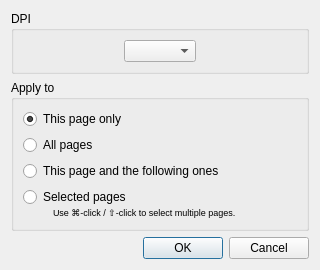
<?xml version="1.0" encoding="UTF-8"?>
<ui version="4.0">
 <class>output::ChangeDpiDialog</class>
 <widget class="QDialog" name="output::ChangeDpiDialog">
  <property name="windowModality">
   <enum>Qt::WindowModal</enum>
  </property>
  <property name="geometry">
   <rect>
    <x>0</x>
    <y>0</y>
    <width>320</width>
    <height>266</height>
   </rect>
  </property>
  <property name="windowTitle">
   <string>Apply Output Resolution</string>
  </property>
  <layout class="QVBoxLayout" name="verticalLayout">
   <item>
    <widget class="QGroupBox" name="dpiGroup">
     <property name="title">
      <string>DPI</string>
     </property>
     <layout class="QHBoxLayout" name="horizontalLayout">
      <item>
       <spacer name="horizontalSpacer_3">
        <property name="orientation">
         <enum>Qt::Horizontal</enum>
        </property>
        <property name="sizeHint" stdset="0">
         <size>
          <width>0</width>
          <height>1</height>
         </size>
        </property>
       </spacer>
      </item>
      <item>
       <widget class="QComboBox" name="dpiSelector">
        <property name="insertPolicy">
         <enum>QComboBox::NoInsert</enum>
        </property>
        <property name="duplicatesEnabled">
         <bool>true</bool>
        </property>
       </widget>
      </item>
      <item>
       <spacer name="horizontalSpacer_4">
        <property name="orientation">
         <enum>Qt::Horizontal</enum>
        </property>
        <property name="sizeHint" stdset="0">
         <size>
          <width>0</width>
          <height>1</height>
         </size>
        </property>
       </spacer>
      </item>
     </layout>
    </widget>
   </item>
   <item>
    <widget class="QGroupBox" name="groupBox_3">
     <property name="title">
      <string>Apply to</string>
     </property>
     <layout class="QVBoxLayout" name="verticalLayout_2">
      <item>
       <widget class="QRadioButton" name="thisPageRB">
        <property name="text">
         <string>This page only</string>
        </property>
        <property name="checked">
         <bool>true</bool>
        </property>
       </widget>
      </item>
      <item>
       <widget class="QRadioButton" name="allPagesRB">
        <property name="text">
         <string>All pages</string>
        </property>
       </widget>
      </item>
      <item>
       <widget class="QRadioButton" name="thisPageAndFollowersRB">
        <property name="text">
         <string>This page and the following ones</string>
        </property>
       </widget>
      </item>
      <item>
       <widget class="QWidget" name="selectedPagesWidget" native="true">
        <layout class="QVBoxLayout" name="verticalLayout_3">
         <property name="spacing">
          <number>0</number>
         </property>
         <property name="leftMargin">
          <number>0</number>
         </property>
         <property name="topMargin">
          <number>0</number>
         </property>
         <property name="rightMargin">
          <number>0</number>
         </property>
         <property name="bottomMargin">
          <number>0</number>
         </property>
         <item>
          <widget class="QRadioButton" name="selectedPagesRB">
           <property name="text">
            <string>Selected pages</string>
           </property>
          </widget>
         </item>
         <item>
          <layout class="QHBoxLayout" name="horizontalLayout_2">
           <property name="spacing">
            <number>0</number>
           </property>
           <item>
            <spacer name="horizontalSpacer_5">
             <property name="orientation">
              <enum>Qt::Horizontal</enum>
             </property>
             <property name="sizeType">
              <enum>QSizePolicy::Fixed</enum>
             </property>
             <property name="sizeHint" stdset="0">
              <size>
               <width>30</width>
               <height>0</height>
              </size>
             </property>
            </spacer>
           </item>
           <item>
            <widget class="QLabel" name="selectedPagesHint">
             <property name="font">
              <font>
               <pointsize>7</pointsize>
              </font>
             </property>
             <property name="text">
              <string>Use ⌘-click / ⇧-click to select multiple pages.</string>
             </property>
            </widget>
           </item>
          </layout>
         </item>
        </layout>
       </widget>
      </item>
     </layout>
    </widget>
   </item>
   <item>
    <spacer name="verticalSpacer">
     <property name="orientation">
      <enum>Qt::Vertical</enum>
     </property>
     <property name="sizeHint" stdset="0">
      <size>
       <width>20</width>
       <height>0</height>
      </size>
     </property>
    </spacer>
   </item>
   <item>
    <widget class="QDialogButtonBox" name="buttonBox">
     <property name="orientation">
      <enum>Qt::Horizontal</enum>
     </property>
     <property name="standardButtons">
      <set>QDialogButtonBox::Cancel|QDialogButtonBox::Ok</set>
     </property>
    </widget>
   </item>
  </layout>
 </widget>
 <resources/>
 <connections>
  <connection>
   <sender>buttonBox</sender>
   <signal>rejected()</signal>
   <receiver>output::ChangeDpiDialog</receiver>
   <slot>reject()</slot>
   <hints>
    <hint type="sourcelabel">
     <x>316</x>
     <y>260</y>
    </hint>
    <hint type="destinationlabel">
     <x>286</x>
     <y>274</y>
    </hint>
   </hints>
  </connection>
 </connections>
</ui>
